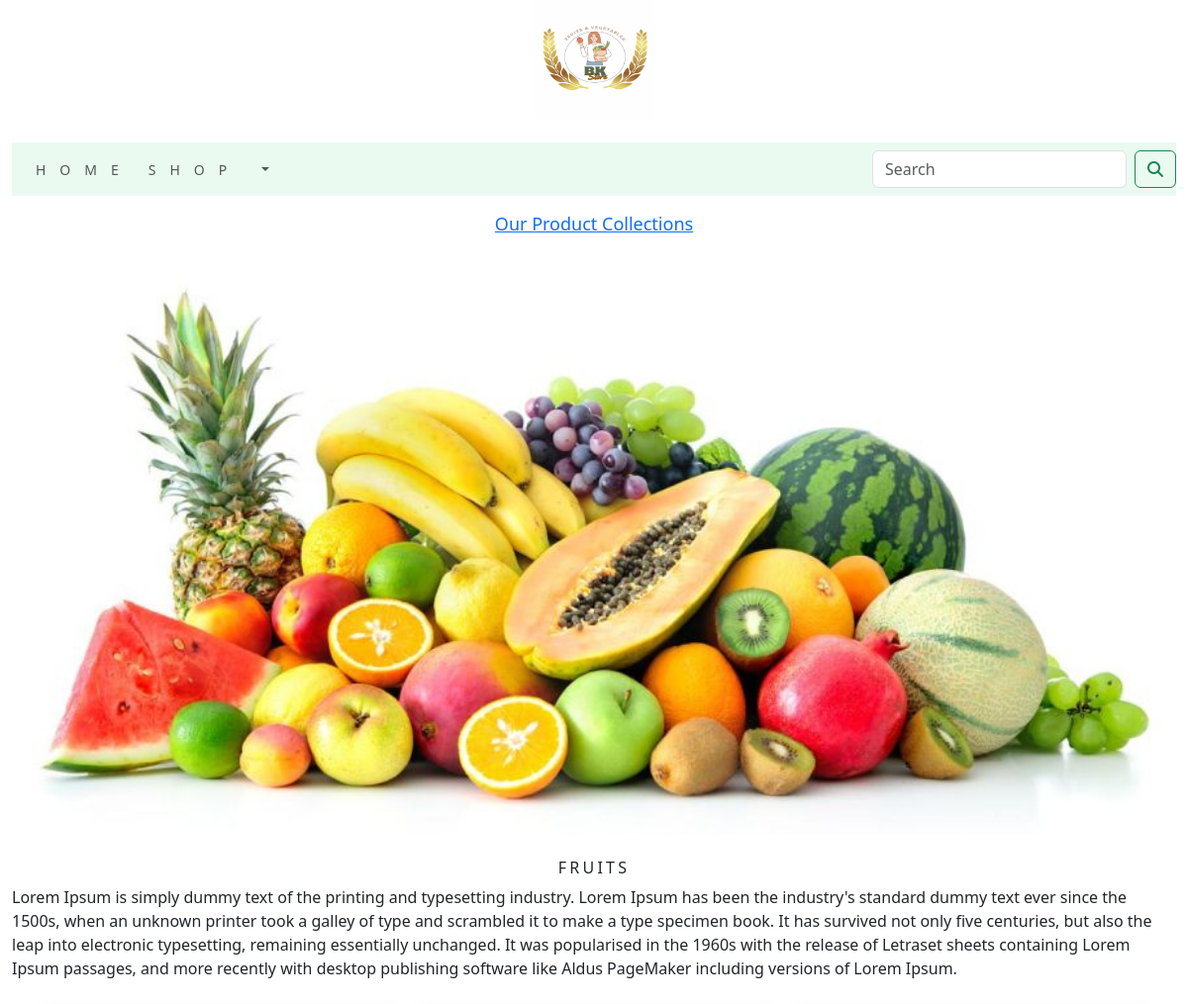
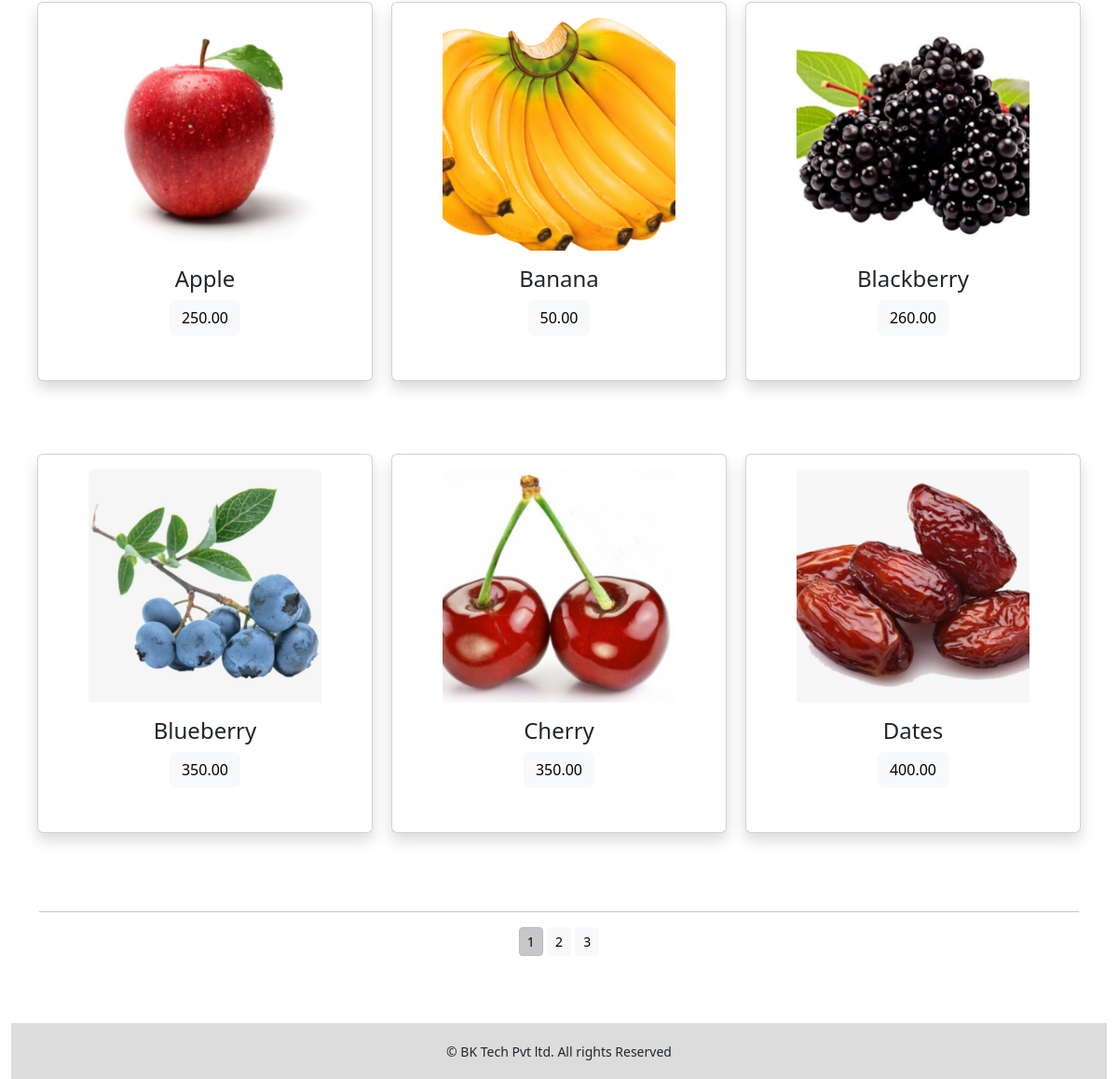
/fruits/, run on the app's committed database (2 pictures, top to bottom).
### shop/models.py (models this page shows, shortened)
class Category(models.Model):
    name = models.CharField(max_length=250,unique=True)
    slug = models.SlugField(max_length=250,unique=True)
    description = models.TextField(blank=True)
    image = models.ImageField(upload_to='category',blank=True)
    class Meta:
        ordering = ('name',)
        verbose_name = 'category'
        verbose_name_plural = 'categories'
    def get_url(self):
        return reverse('shop:products_by_category',args=[self.slug])

class Product(models.Model):
    name = models.CharField(max_length=250,unique=True)
    slug = models.SlugField(max_length=250,unique=True)
    description = models.TextField(blank=True)
    price = models.DecimalField(max_digits=10,decimal_places=2)
    category = models.ForeignKey(Category,on_delete=models.CASCADE)
    image = models.ImageField(upload_to='product',blank=True)
    stock = models.IntegerField()
    available = models.BooleanField(default=True)
    created = models.DateTimeField(auto_now_add=True)
    updated = models.DateTimeField(auto_now=True)
    class Meta:
        ordering = ('name',)
        verbose_name = 'product'
        verbose_name_plural = 'products'
    def get_url(self):
        return reverse('shop:prodCatdetail',args=[self.category.slug,self.slug])

### shop/views.py (the view)
# urls.py: path('',views.allProdCat,name="allProdCat"),
def allProdCat(request,c_slug=None):
    c_page = None
    products_list = None
    if c_slug != None:
        c_page = get_object_or_404(Category,slug=c_slug)
        products_list = Product.objects.all().filter(category=c_page,available=True)
    else:
        products_list = Product.objects.all().filter(available=True)
    paginator = Paginator(products_list,6)
    try:
        page = int(request.GET.get('page','1'))
    except:
        page = 1
    try:
        products = paginator.page(page)
    except (EmptyPage,InvalidPage):
        products = paginator.page(paginator.num_pages)
    return render(request,"category.html",{'category':c_page,'products': products})

### cart/context_processors.py (called while the page is built)
def counter(request):
    item_count = 0
    if 'admin' in request.path:
        return {}
    else:
        try:
            cart = Cart.objects.filter(cart_id=_cart_id(request))
            cart_items = CartItem.objects.all().filter(cart=cart[:1])
            for cart_item in cart_items:
                item_count += cart_item.quantity
        except Cart.DoseNotExist:
            item_count = 0
    return dict(item_count=item_count)

### cart/views.py (called while the page is built)
def _cart_id(request):
    cart = request.session.session_key
    if not cart:
        cart = request.session.create()
    return cart

### shop/context_processors.py (called while the page is built)
def menu_links(request):
    links = Category.objects.all()
    return dict(links=links)

### templates/category.html (shortened to what this page needs)
{% extends 'base.html' %}
{% load static %}
{% block content %}
    {% if category %}
    <div>
        <div class="row my_row_class" style="text-align:center;">
            <div class="mx_auto">
                <p><a href="{% url 'shop:allProdCat' %}">Our Product Collections </a></p>
            </div>
        </div>
    </div>
    {% endif %}
    <div class="mx_auto">
    {% if category %}
        <img class="my_image" src="{{category.image.url}}" alt="{{category.name}}">
    </div>
    <br>
    <div>
        <h1 class="text-center my_title">{{category.name}}</h1>
        <p class="text-justify">{{category.description}}</p>
    </div>
    {% endif %}
    <div class="container">
        <div class="row mx_auto">
            {% for product in products.object_list %}
            <div class="my_bottom_margin col-9 col-sm-12 col-md-4 xol-lg-4" style="padding:10px;">
                <div class="card text-center shadow p-3 mb-5 bg-white rounded" style="min-width:18em;">
                    <a href ="{{product.get_url}}"><img class="card-img-top my_image" src="{{product.image.url}}" style="width:250px;height:250px;" alt="{{product.name}}"></a>
                        <div class="card-body">
                            <h4>{{product.name}}</h4>
                            <p class="btn btn-light">{{product.price}}</p>
                        </div>
                </div>
            </div>
            {% endfor %}
        </div>
        <div class="mx-auto">
            {% if products.paginator.num_pages > 1 %}
            <hr>
            <div class="text-center">
                {% for pg in products.paginator.page_range %}
                    <a href="?page={{pg}}" class="btn btn-light btn-sm {% if products.number == pg %} active {% endif %}">{{pg}}</a>
                {% endfor %}
            </div>
            {% endif %}
        </div>
        <br>
    </div>
{% endblock %}

### static/css/custom.css (style rules this page uses)
.my_row_class { padding-top : 15px; }
.my_row_class .mx_auto { color : #000; font-size : 18px; }
.my_image { width : 100%; height : auto; }
.my_title { font-size : 16px; text-transform:uppercase; letter-spacing : 0.20em; }
.my_bottom_margin { margin-bottom : 10px; }

### data on the page
Category: image (picture), name "FRUITS", description "Lorem Ipsum is simply dummy text of the printing and typesetting industry. Lorem Ipsum has been the industry's standard dummy text ever since the 1500s, when an unknown printer took a galley of type and scrambled it to make a type specimen book. It has survived not only five centuries, but also the leap into electronic typesetting, remaining essentially unchanged. It was popularised in the 1960s with the release of Letraset sheets containing Lorem Ipsum passages, and more recently with desktop publishing software like Aldus PageMaker including versions of Lorem Ipsum."
Product: image (picture), name "Apple", price "250.00"
Product: image (picture), name "Banana", price "50.00"
Product: image (picture), name "Blackberry", price "260.00"
Product: image (picture), name "Blueberry", price "350.00"
Product: image (picture), name "Cherry", price "350.00"
Product: image (picture), name "Dates", price "400.00"

### other printed values
{{ pg }} "1" "2" "3"
